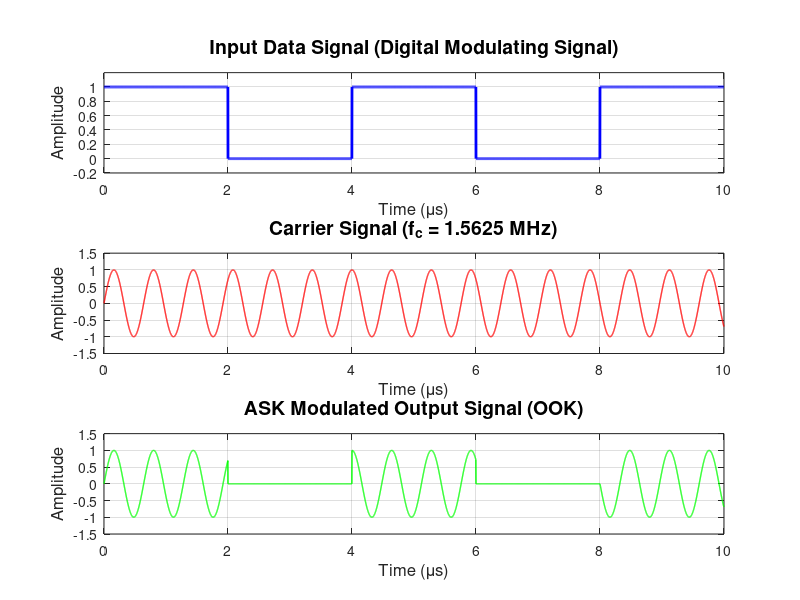

MATLAB code for this plot: (Note: this script raises an error after producing the figure.)
% ASK Modulation Software Simulation in MATLAB
% Mimics the Verilog hardware implementation

clear all;
close all;
clc;

%% System Parameters (from Verilog testbench)
f_clk = 50e6;           % Clock frequency: 50 MHz
T_clk = 1/f_clk;        % Clock period: 20 ns

% Phase accumulator parameters
increment = hex2dec('08000000');  % 0x08000000 from testbench
accumulator_bits = 32;

% Calculate carrier frequency
% f_carrier = (increment / 2^32) * f_clk
f_carrier = (increment / 2^accumulator_bits) * f_clk;
fprintf('Carrier Frequency: %.4f MHz\n', f_carrier/1e6);

%% Simulation Time Parameters
% Data pattern timing (from testbench):
% data=1 for 2000ns, data=0 for 2000ns, data=1 for 2000ns, 
% data=0 for 2000ns, data=1 for 2000ns
t_bit = 2000e-9;        % Each data bit duration: 2000 ns
total_time = 5 * t_bit; % Total simulation time: 10000 ns

% Sampling parameters
samples_per_clock = 10;  % Oversample for smooth visualization
f_sample = f_clk * samples_per_clock;
T_sample = 1/f_sample;
t = 0:T_sample:total_time-T_sample;

%% Generate Data Signal (OOK pattern)
% Create the data pattern: [1, 0, 1, 0, 1]
data_pattern = [1, 0, 1, 0, 1];
data_signal = zeros(size(t));

for i = 1:length(data_pattern)
    start_idx = round((i-1)*t_bit/T_sample) + 1;
    end_idx = min(round(i*t_bit/T_sample), length(t));
    data_signal(start_idx:end_idx) = data_pattern(i);
end

%% Generate Carrier Signal
% Create sine wave carrier
carrier_signal = sin(2*pi*f_carrier*t);

%% ASK Modulation (On-Off Keying)
% Multiply carrier by data signal
ask_signal = carrier_signal .* data_signal;

%% Plotting Results
figure('Position', [100, 100, 1200, 800]);

% Plot 1: Input Data Signal
subplot(3,1,1);
plot(t*1e6, data_signal, 'b', 'LineWidth', 2);
grid on;
xlabel('Time (μs)', 'FontSize', 12);
ylabel('Amplitude', 'FontSize', 12);
title('Input Data Signal (Digital Modulating Signal)', 'FontSize', 14, 'FontWeight', 'bold');
ylim([-0.2, 1.2]);
xlim([0, total_time*1e6]);

% Plot 2: Carrier Signal
subplot(3,1,2);
plot(t*1e6, carrier_signal, 'r', 'LineWidth', 1);
grid on;
xlabel('Time (μs)', 'FontSize', 12);
ylabel('Amplitude', 'FontSize', 12);
title(sprintf('Carrier Signal (f_c = %.4f MHz)', f_carrier/1e6), 'FontSize', 14, 'FontWeight', 'bold');
ylim([-1.5, 1.5]);
xlim([0, total_time*1e6]);

% Plot 3: ASK Modulated Output
subplot(3,1,3);
plot(t*1e6, ask_signal, 'g', 'LineWidth', 1);
grid on;
xlabel('Time (μs)', 'FontSize', 12);
ylabel('Amplitude', 'FontSize', 12);
title('ASK Modulated Output Signal (OOK)', 'FontSize', 14, 'FontWeight', 'bold');
ylim([-1.5, 1.5]);
xlim([0, total_time*1e6]);

sgtitle('ASK Modulation - Software Simulation in MATLAB', ...
        'FontSize', 16, 'FontWeight', 'bold');

%% Display Statistics
fprintf('\n=== Simulation Parameters ===\n');
fprintf('Sampling Frequency: %.2f MHz\n', f_sample/1e6);
fprintf('Total Simulation Time: %.2f μs\n', total_time*1e6);
fprintf('Number of Samples: %d\n', length(t));
fprintf('Data Bit Duration: %.2f μs\n', t_bit*1e6);
fprintf('Carrier Period: %.4f ns\n', (1/f_carrier)*1e9);
fprintf('Samples per Carrier Cycle: %.1f\n', f_sample/f_carrier);
